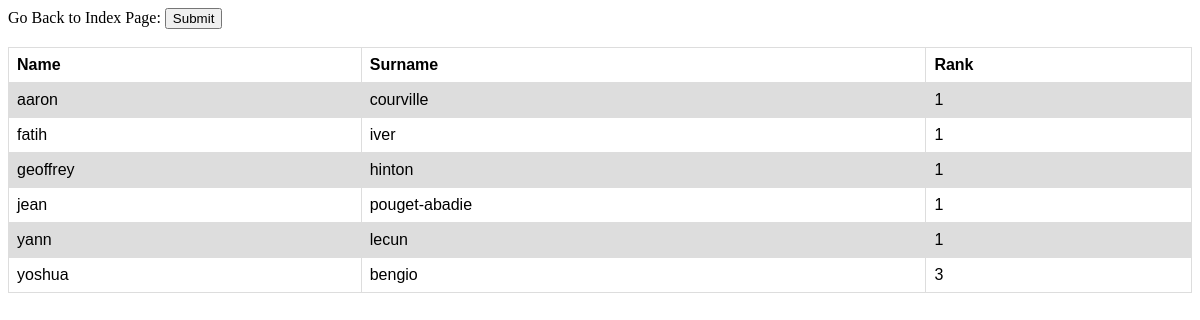
/rank_all_authors, run on an earlier commit of the app's database.
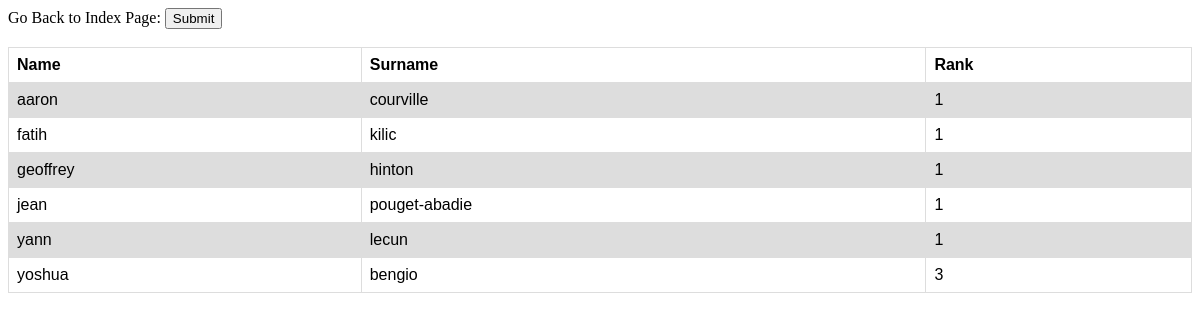
And on a later commit of the database.
### tables this page shows
CREATE TABLE authors (
            author_id INTEGER PRIMARY KEY AUTOINCREMENT, 
            author_name TEXT NOT NULL,
            author_surname TEXT NOT NULL,
            UNIQUE(author_name, author_surname) );

### app.py (the view)
@app.route('/rank_all_authors', methods=['GET'])
def rank_all_authors():
    if request.method == 'GET':
        connection = sqlite3.connect('sota.db')
        cursor = connection.cursor()
        authors_with_rank = cursor.execute("""SELECT author_name, author_surname, COUNT(*) FROM authors INNER JOIN paper_authors ON authors.author_id = paper_authors.author_id GROUP BY author_name, author_surname""").fetchall()
        for author_with_rank in authors_with_rank:
            print(author_with_rank)
        connection.close()
        return render_template("rank_all_authors.html", authors_with_rank=authors_with_rank)
    else:
        return abort(404)

### templates/rank_all_authors.html (shortened to what this page needs)
<!DOCTYPE html>
<html lang="en">
<head>
</head>
<body>
<form action="{{ url_for('index') }}" method="get">
    Go Back to Index Page:
    <input type="submit" value="Submit">
</form>
<br>
<table>
  <tr>
    <th>Name</th>
    <th>Surname</th>
    <th>Rank</th>
  </tr>
    {% for author_with_rank in authors_with_rank %}
        <tr>
            <td> {{ author_with_rank[0] }} </td>
            <td> {{ author_with_rank[1] }} </td>
            <td> {{ author_with_rank[2] }} </td>
        </tr>
    {% endfor %}
</table>
</body>
</html>

### templates/rank_all_authors.html (style rules this page uses)
table { font-family: arial, sans-serif; border-collapse: collapse; width: 100%; }
td, th { border: 1px solid #dddddd; text-align: left; padding: 8px; }
tr:nth-child(even) { background-color: #dddddd; }

What changed in the data, as far as the page shows it:
changed authors "fatih": author_surname "iver" → "kilic"
